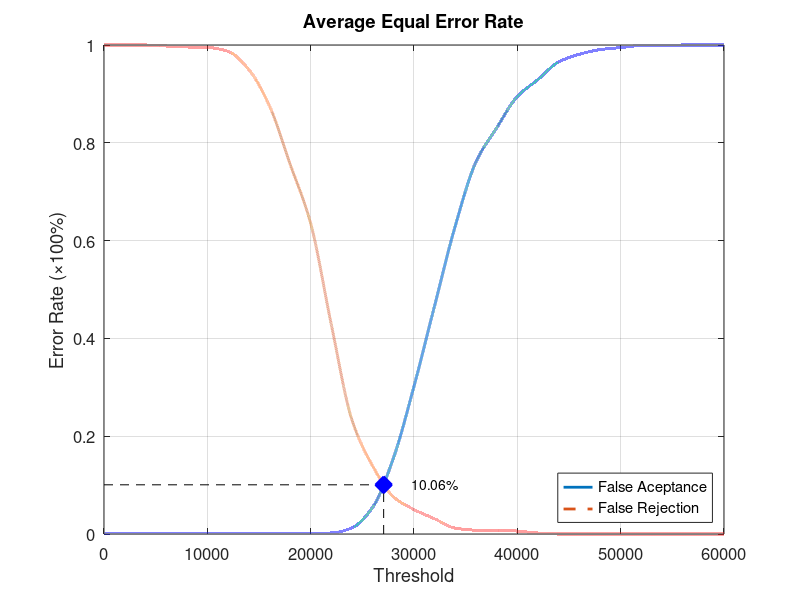
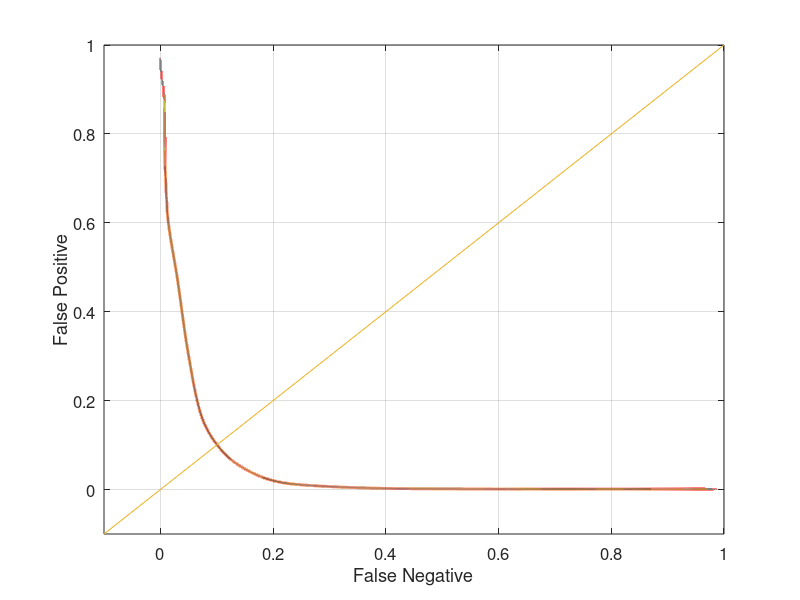

These charts were generated, in order, by the following MATLAB code:
function yEER = Database4Average
close all;
clear;
clc;
x = 0:2000:60000;
xq = 0:0.5:60000;

y0 = [0 0.00105263 0.00105263 0.00105263 0.00105263 0.00105263 0.00105263 0.00105263 0.00105263 0.00105263 0.00105263 0.00210526 0.0126316 0.0547368 0.154737 0.302105 0.467368 0.630526 0.761053 0.830526 0.894737 0.929474 0.965263 0.981053 0.990526 0.994737 0.998947 0.998947 1 1 1];
yy0 = interp1(x, y0, xq, 'pchip');
y1 = [1 1 1 0.998 0.996 0.995 0.987 0.95 0.876 0.757 0.635 0.428 0.233 0.139 0.076 0.05 0.031 0.012 0.008 0.008 0.006 0.002 0 0 0 0 0 0 0 0 0];
yy1 = interp1(x, y1, xq, 'pchip');

% Calculating EER: 
y2 = abs(y0 - y1);
find(y2 == min(y2))
yy2 = abs(yy0 - yy1);
xEER = find(yy2 == min(yy2));
xEERIndex = xq(xEER) % X-axis EER
yEER = yy0(xEER) % Y-axis EER

main = figure
plot(xq, yy0,'-','LineWidth', 2);	hold on
plot(xq, yy1,'--','LineWidth', 2);	hold on
plot([xEERIndex xEERIndex], [0 yEER], 'k--');	hold on
plot([0 xEERIndex], [yEER yEER], 'k--');	hold on
plot(xEERIndex, yEER, 'bx', 'LineWidth', 10);	hold on
text(xEERIndex + 10 * xEERIndex / 100, yEER, [num2str(round((10000 * yEER)) / 100) '%'])
legend('False Aceptance', 'False Rejection', 'Location', 'SouthEast')
xlabel('Threshold')
ylabel('Error Rate (\times100%)')
title('Average Equal Error Rate')
set(gca, 'FontSize', 12)
axis([0 60000 0 1])
grid on

print(main, 'Database4AverageMain', '-dpng');
FNRxFPR = figure('Color', [1 1 1]);
plot(yy1, yy0, '-', yy1, yy0, 'LineWidth', 2);
hold on
y = -0.1:0.1:1
plot(y, y); 
set(gca, 'FontSize', 12)
xlabel('False Negative')
ylabel('False Positive')
axis([-0.1 1 -0.1 1])
set(gca, 'FontSize', 12)
grid on

print(FNRxFPR, 'Database4AverageFNRxFPR','-dpng');
end
